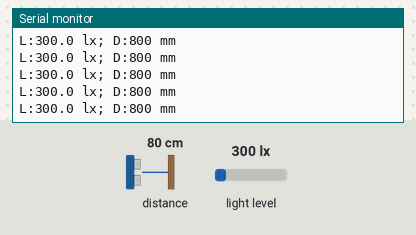
Bench run of a sketch on a simulated Arduino Uno, built with avr-gcc and run on an emulated ATmega328P. Parts: the last lines printed to the serial monitor. The inputs (shaded band) are chosen by the test bench; at power-on: distance to the obstacle 80 cm, light level 300 lx.

Above: at 1.2 s.
1.3 s: distance to the obstacle set to 2 cm
At 1.61 s:
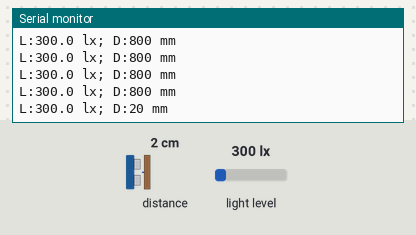
2.8 s: light level set to 40 lx
At 3.02 s:
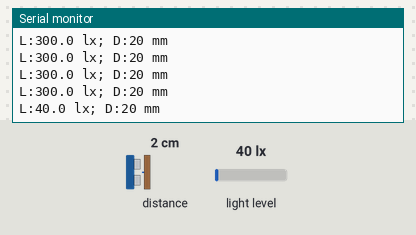
4.3 s: distance to the obstacle set to 4 cm
At 4.43 s:
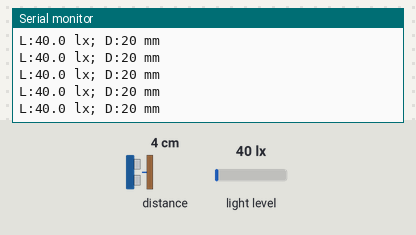
Timing chart, 0 to 7.3 s (numbered marks = the images above; inputs shaded):
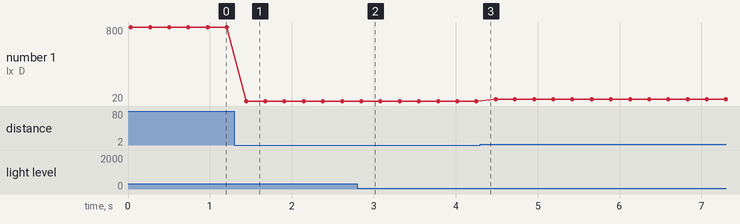

Measured:
- after the input at 1.3 s, the serial monitor: prints a new line after 0.14 s (image 1)
- after the input at 2.8 s, the serial monitor: prints a new line after 0.05 s (image 2)
- plotted number 1: 800 → 20 after the input at 1.3 s

The sketch:

BH1750_VL53L0X.ino
```cpp
#include <Wire.h>
#include <BH1750.h>
#include <VL53L0X.h>

BH1750 lightMeter;
VL53L0X distanceSensor;

void setup() {
  Serial.begin(9600);
  Wire.begin();

  // ---- BH1750 init ----
  if (!lightMeter.begin(BH1750::CONTINUOUS_HIGH_RES_MODE)) {
    Serial.println("BH1750 init FAILED (check wiring/address)");
    while (1) { delay(10); }
  }

  // ---- VL53L0X init ----
  distanceSensor.setTimeout(500);
  if (!distanceSensor.init()) {
    Serial.println("VL53L0X init FAILED (check wiring/address)");
    while (1) { delay(10); }
  }

  // Optional: tune for stability
  distanceSensor.setMeasurementTimingBudget(20000); // 20 ms budget
  distanceSensor.startContinuous(50);               // new reading about every 50 ms

  Serial.println("Both sensors initialized OK");
}

void loop() {
  // Read BH1750
  float lux = lightMeter.readLightLevel();

  // Read VL53L0X
  uint16_t mm = distanceSensor.readRangeContinuousMillimeters();

  // Print in a single clean line (easy for Python/PHP to parse later)
  Serial.print("L:");
  Serial.print(lux, 1);
  Serial.print(" lx; ");

  Serial.print("D:");
  Serial.print(mm);
  Serial.print(" mm");

  if (distanceSensor.timeoutOccurred()) {
    Serial.print(" ; VL53:TIMEOUT");
  }

  Serial.println();

  delay(200); // ~5 updates/sec
}
```
